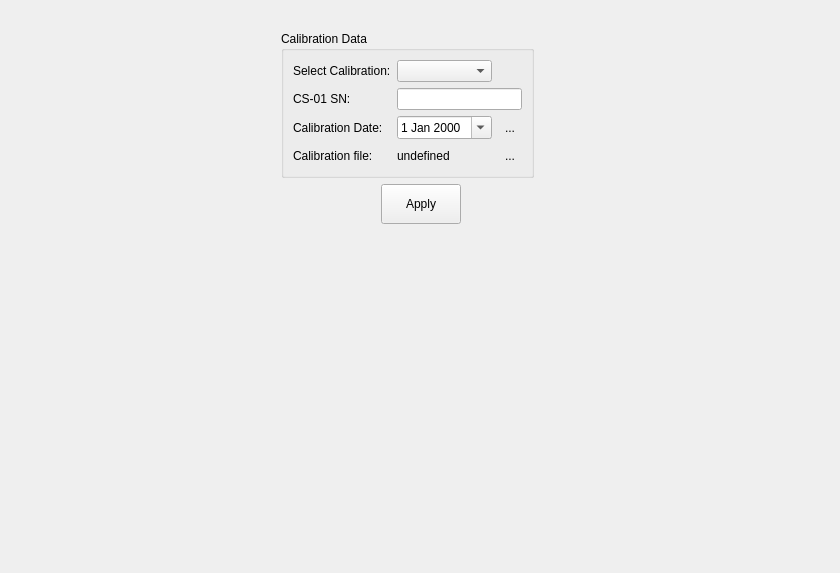
<?xml version="1.0" encoding="UTF-8"?>
<ui version="4.0">
 <class>PageSetupDV</class>
 <widget class="QWidget" name="PageSetupDV">
  <property name="geometry">
   <rect>
    <x>0</x>
    <y>0</y>
    <width>840</width>
    <height>573</height>
   </rect>
  </property>
  <property name="windowTitle">
   <string>Form</string>
  </property>
  <layout class="QGridLayout" name="gridLayout_4">
   <item row="2" column="1" colspan="2">
    <layout class="QHBoxLayout" name="horizontalLayout">
     <item>
      <spacer name="horizontalSpacer_2">
       <property name="orientation">
        <enum>Qt::Horizontal</enum>
       </property>
       <property name="sizeHint" stdset="0">
        <size>
         <width>40</width>
         <height>20</height>
        </size>
       </property>
      </spacer>
     </item>
     <item>
      <widget class="QPushButton" name="btnApply">
       <property name="minimumSize">
        <size>
         <width>0</width>
         <height>40</height>
        </size>
       </property>
       <property name="text">
        <string>Apply</string>
       </property>
      </widget>
     </item>
     <item>
      <spacer name="horizontalSpacer_5">
       <property name="orientation">
        <enum>Qt::Horizontal</enum>
       </property>
       <property name="sizeHint" stdset="0">
        <size>
         <width>40</width>
         <height>20</height>
        </size>
       </property>
      </spacer>
     </item>
    </layout>
   </item>
   <item row="0" column="0">
    <spacer name="horizontalSpacer">
     <property name="orientation">
      <enum>Qt::Horizontal</enum>
     </property>
     <property name="sizeHint" stdset="0">
      <size>
       <width>40</width>
       <height>20</height>
      </size>
     </property>
    </spacer>
   </item>
   <item row="1" column="1">
    <widget class="QGroupBox" name="grpCalibrationData">
     <property name="title">
      <string>Calibration Data</string>
     </property>
     <layout class="QGridLayout" name="gridLayout_3">
      <item row="0" column="0">
       <widget class="QLabel" name="label_7">
        <property name="text">
         <string>Select Calibration:</string>
        </property>
       </widget>
      </item>
      <item row="3" column="0">
       <widget class="QLabel" name="label_5">
        <property name="text">
         <string>Calibration file:</string>
        </property>
       </widget>
      </item>
      <item row="1" column="0">
       <widget class="QLabel" name="label">
        <property name="text">
         <string>CS-01 SN:</string>
        </property>
       </widget>
      </item>
      <item row="2" column="0">
       <widget class="QLabel" name="label_2">
        <property name="text">
         <string>Calibration Date:</string>
        </property>
       </widget>
      </item>
      <item row="2" column="1" colspan="2">
       <widget class="QDateEdit" name="dtpCalibDate">
        <property name="calendarPopup">
         <bool>true</bool>
        </property>
       </widget>
      </item>
      <item row="3" column="1">
       <widget class="QLabel" name="lblFileName">
        <property name="text">
         <string>undefined</string>
        </property>
       </widget>
      </item>
      <item row="2" column="3">
       <widget class="QToolButton" name="btnToday">
        <property name="toolTip">
         <string>Today</string>
        </property>
        <property name="text">
         <string>...</string>
        </property>
        <property name="icon">
         <iconset resource="images.qrc">
          <normaloff>:/images/calendar_view_day.png</normaloff>:/images/calendar_view_day.png</iconset>
        </property>
        <property name="autoRaise">
         <bool>true</bool>
        </property>
       </widget>
      </item>
      <item row="3" column="3">
       <widget class="QToolButton" name="btnSelectFile">
        <property name="text">
         <string>...</string>
        </property>
        <property name="icon">
         <iconset resource="images.qrc">
          <normaloff>:/images/file_manager.png</normaloff>:/images/file_manager.png</iconset>
        </property>
        <property name="autoRaise">
         <bool>true</bool>
        </property>
       </widget>
      </item>
      <item row="1" column="1" colspan="3">
       <widget class="QLineEdit" name="edtShutCalSN"/>
      </item>
      <item row="0" column="1" colspan="2">
       <widget class="QComboBox" name="cbCalibration"/>
      </item>
     </layout>
    </widget>
   </item>
   <item row="3" column="2">
    <spacer name="verticalSpacer">
     <property name="orientation">
      <enum>Qt::Vertical</enum>
     </property>
     <property name="sizeHint" stdset="0">
      <size>
       <width>20</width>
       <height>100</height>
      </size>
     </property>
    </spacer>
   </item>
   <item row="0" column="3">
    <spacer name="horizontalSpacer_3">
     <property name="orientation">
      <enum>Qt::Horizontal</enum>
     </property>
     <property name="sizeHint" stdset="0">
      <size>
       <width>40</width>
       <height>20</height>
      </size>
     </property>
    </spacer>
   </item>
  </layout>
 </widget>
 <resources>
  <include location="images.qrc"/>
 </resources>
 <connections/>
</ui>
